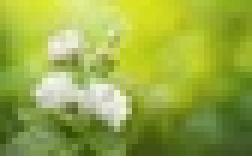
%> input picture DIP Assignment/Sample Images/Main_Image.jpg, 42 x 26 px, shrunk from 626 x 393 before the run (shown 6 times larger)
$ octave Histogram.m   (GNU Octave 9; MATLAB toolbox functions it lacks are replaced by stand-ins)
%> lines starting %> are read from the running program, lines starting %| are printed output that depends on the picture
%Load original image

image_orig = imread('E:\Work\MATLAB\DIP Assignment 1\Image Files\Main_Image.jpg');
%> image_orig is the input picture: size 26x42x3 uint8; mean R, G, B 151.2, 170.9, 67.4
image_reference_original = imread('E:\Work\MATLAB\DIP Assignment 1\Image Files\Hist_Ref_Image.jpg');
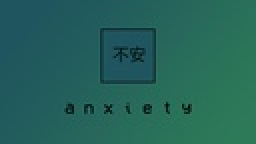
%> input picture DIP Assignment/Sample Images/Hist_Ref_Image.jpg, 128 x 72 px, shrunk from 1920 x 1080 before the run (shown 2 times larger)
%> image_reference_original is the input picture: size 72x128x3 uint8; mean R, G, B 36.8, 99.4, 89.9

%Add your path here                            ^^^^^^^

%%
%Image preprocessing section
image_gray = rgb2gray(image_orig);      %Converting image to grayscale
image_ref_gray = rgb2gray(image_reference_original);      %Converting image to grayscale
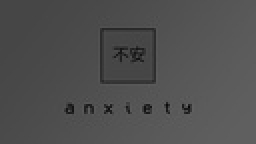
%> image_ref_gray: size 72x128 uint8 (shown 2 times larger); min 6, max 103, mean 79.6

%%
%Variable initializations
cdf = zeros([256,1]);
cdf_orig = zeros([256,1]);
cdf_ref = zeros([256,1]);
new_gray_levels_spec = zeros([256,1]);
size_image = size(image_gray, 1) * size(image_gray, 2);      %Finding total number of pixels in image
%> size_image = 1092

%%
%Histogram sliding
image_slide = image_gray + 40;
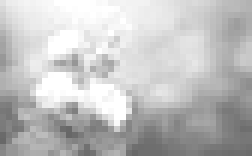
%> image_slide: size 26x42 uint8 (shown 6 times larger); min 103, max 255, mean 192.5

%Histogram stretching
int_min = double(min(image_gray,[],'all'));
%> int_min = 63
int_max = double(max(image_gray,[],'all'));
%> int_max = 245
copy = double(image_gray);
stretch = ((copy - int_min)/(int_max - int_min)) * 255;
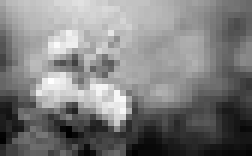
%> stretch: size 26x42 double (shown 6 times larger); min 0, max 255, mean 126.4
image_stretch = uint8(stretch);

original_histogram = hist_conv(image_gray);
%> after the loop in hist_conv, `for count = 0 : 255`: y = 256 values, max 17 at index 183, min 0 at index 1, mean 4.27
%> original_histogram has the same summary as y in hist_conv
reference_histogram = hist_conv(image_ref_gray);
%> reference_histogram = 256 values, max 671 at index 71, min 0 at index 1, mean 36

%%
%Histogram equalization
for i = 0:255
    cdf(i+1) = sum(original_histogram(1:i+1)) / size_image;
end
%> after the loop, cdf = 256 values from 0 to 1

new_gray_levels_eq = cdf * 255;
%> new_gray_levels_eq = 256 values from 0 to 255
image_eq = image_gray;

for i = 1 : size(image_gray, 1)
    for j = 1 : size(image_gray, 2)
        image_eq(i,j) = new_gray_levels_eq(image_gray(i,j)+1);
    end
end

%%
%Histogram specification
for i = 0:255
    cdf_orig(i+1) = sum(original_histogram(1:i+1)) / size_image;
    cdf_ref(i+1) = sum(reference_histogram(1:i+1)) / size_image;
end
%> after the loop, cdf_orig = 256 values from 0 to 1; cdf_ref = 256 values from 0 to 8.44

for i = 1:size(cdf_orig)
    [N, I] = min(abs(cdf_orig(i) - cdf_ref));
    new_gray_levels_spec(i) = I;
end
%> after the loop, new_gray_levels_spec = 256 values from 1 to 71

image_spec = image_gray;
for i = 1 : size(image_gray, 1)
    for j = 1 : size(image_gray, 2)
        image_spec(i,j) = new_gray_levels_spec(image_gray(i,j)+1);
    end
end

%%
%Creating the vectors to plot histograms
slided_histogram = hist_conv(image_slide);
%> slided_histogram = 256 values, max 67 at index 256, min 0 at index 1, mean 4.27
stretched_histogram = hist_conv(image_stretch);
%> stretched_histogram = 256 values, max 17 at index 168, min 0 at index 3, mean 4.27
equalized_histogram = hist_conv(image_eq);
%> equalized_histogram = 256 values, max 17 at index 180, min 0 at index 5, mean 4.27
specified_histogram = hist_conv(image_spec);
%> specified_histogram = 256 values, max 378 at index 71, min 0 at index 1, mean 4.27

%%
%Plotting
plt_bar(original_histogram, "Original Image", "Original Image Hist.png");
plt_img(image_gray, "Original Image", "Original Image.png");
plt_bar(slided_histogram, "Histogram Sliding", "Histogram Sliding Hist.png");
plt_img(image_slide, "Histogram Sliding", "Histogram Sliding.png");
plt_bar(stretched_histogram, "Histogram Stretching", "Histogram Stretching Hist.png");
plt_img(image_stretch, "Histogram Stretching", "Histogram Stretching.png");
plt_bar(equalized_histogram, "Histogram Equalization", "Histogram Equalization Hist.png");
plt_img(image_eq, "Histogram Equalization", "Histogram Equalization.png");
plt_bar(specified_histogram, "Histogram Specification", "Histogram Specification Hist.png");
plt_img(image_spec, "Histogram Specification", "Histogram Specification.png");
plt_bar(reference_histogram, "Reference Image", "Reference Image Hist.png");
plt_img(image_ref_gray, "Reference Image", "Reference Image.png");

%%

%All Functions

%Function to find histogram of image
function y = hist_conv(image)
    y = zeros([256,1]);
    for count = 0 : 255
        for i = 1 : size(image, 1)
            for j = 1 : size(image, 2)
                if image(i, j) == count
                    y(count + 1) = y(count + 1) + 1;
                end
            end
        end
    end
end

%Function to show the image in the required format and save
function y = plt_img(data, ttl, save)
    figure
    y = imshow(data); title(ttl), saveas(gcf,save);
end

%Functrion to show the histogram in the required format and save it
function y = plt_bar(data, ttl, save)
%> called with ttl = 'Original Image', save = 'Original Image Hist.png'
    figure
    y = bar(data); title(ttl), ylabel("Number of Pixels"), saveas(gcf,save);
%> call 3 of plt_bar, with ttl = 'Histogram Stretching', save = 'Histogram Stretching Hist.png'
%> in plt_bar (call 3), `ylabel("Number of Pixels")`:
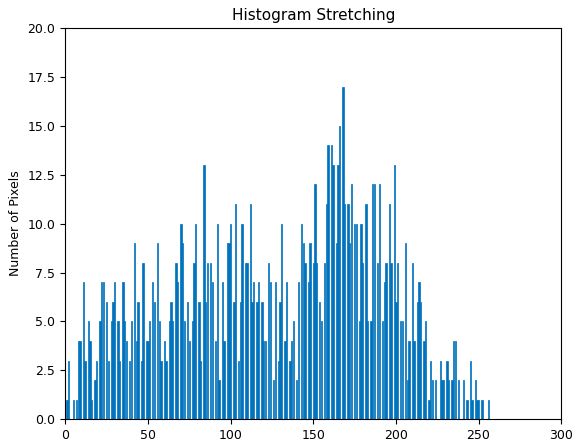
%> figure redrawn from the program's plot data; tallest bar 17 high, from x = 167.6 to 168.4
%> call 4 of plt_bar, with ttl = 'Histogram Equalization', save = 'Histogram Equalization Hist.png'
%> in plt_bar (call 4), `ylabel("Number of Pixels")`:
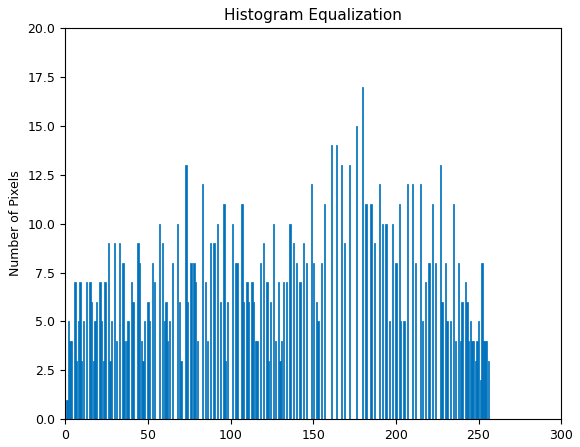
%> figure redrawn from the program's plot data; tallest bar 17 high, from x = 179.6 to 180.4
%> call 6 of plt_bar, with ttl = 'Reference Image', save = 'Reference Image Hist.png'
%> in plt_bar (call 6), `ylabel("Number of Pixels")`:
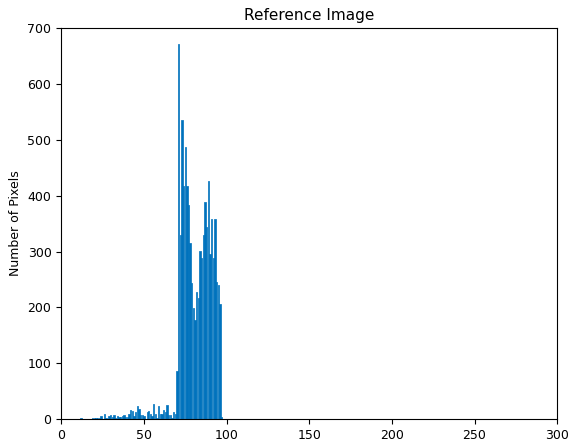
%> figure redrawn from the program's plot data; tallest bar 671 high, from x = 70.6 to 71.4
end
